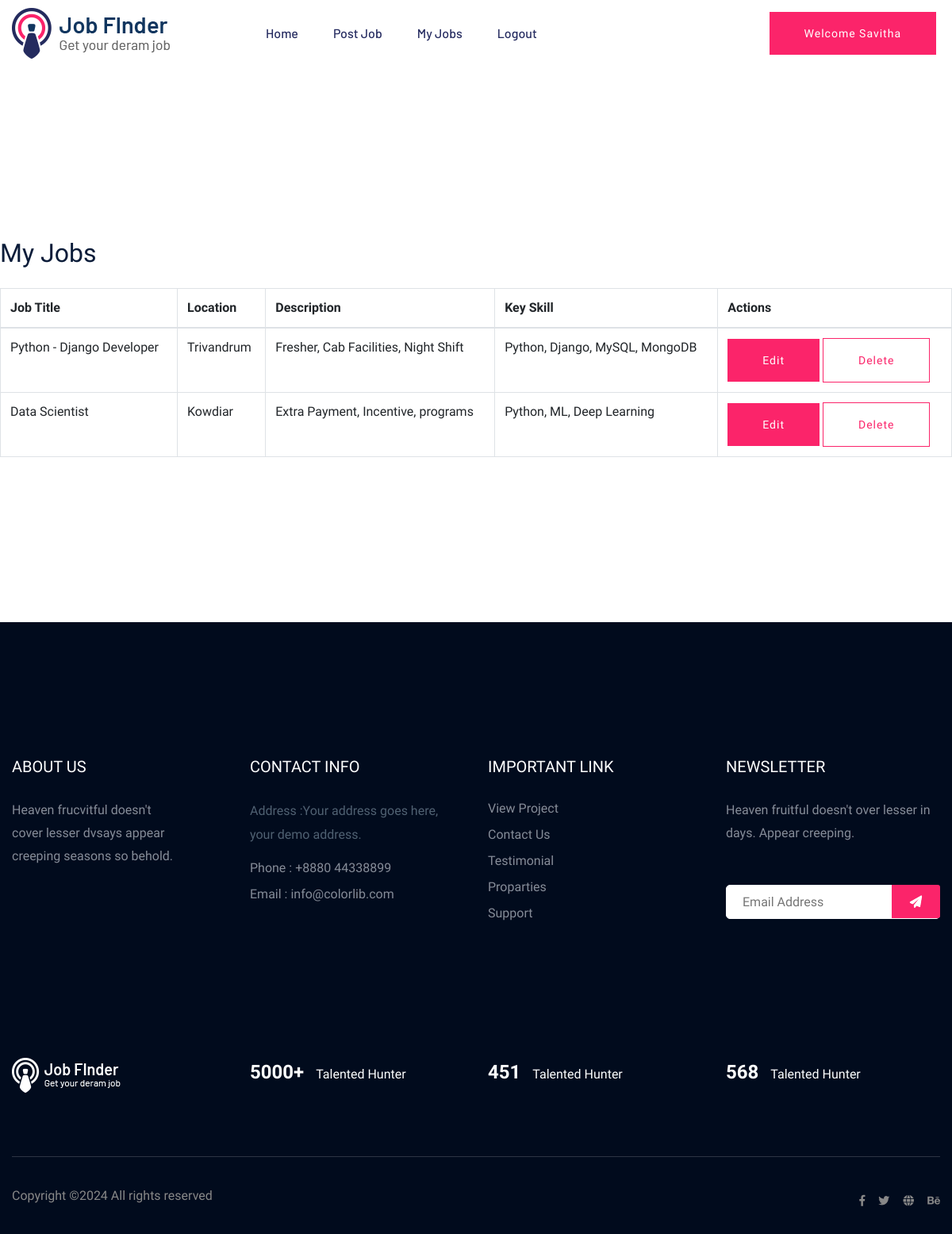
Page /company_jobs/ (signed in) on the committed database.
### talent/models.py (models this page shows, shortened)
class CompanyJobs(models.Model):
    company = models.ForeignKey(Company, on_delete=models.CASCADE)
    title = models.CharField(max_length=100)
    location=models.CharField(max_length=100)
    description = models.TextField(blank=True, null=True)
    key_skills = models.TextField(blank=True, null=True)
    class Meta:
        verbose_name = "Company Job"
        verbose_name_plural = "Company Jobs"

### talent/views.py (the view)
# urls.py: path('company_jobs/', views.company_jobs, name='company_jobs'),
@login_required
def company_jobs(request):
    company = get_object_or_404(Company, user=request.user)
    jobs = CompanyJobs.objects.filter(company=company)
    return render(request, 'company_jobs.html', {'jobs': jobs})

### templates/company_jobs.html (shortened to what this page needs)
<!doctype html>
<html class="no-js" lang="zxx">
    <head>
            <link rel="stylesheet" href="../static/assets/css/bootstrap.min.css">
            <link rel="stylesheet" href="../static/assets/css/owl.carousel.min.css">
            <link rel="stylesheet" href="../static/assets/css/flaticon.css">
            <link rel="stylesheet" href="../static/assets/css/price_rangs.css">
            <link rel="stylesheet" href="../static/assets/css/slicknav.css">
            <link rel="stylesheet" href="../static/assets/css/animate.min.css">
            <link rel="stylesheet" href="../static/assets/css/magnific-popup.css">
            <link rel="stylesheet" href="../static/assets/css/fontawesome-all.min.css">
            <link rel="stylesheet" href="../static/assets/css/themify-icons.css">
            <link rel="stylesheet" href="../static/assets/css/slick.css">
            <link rel="stylesheet" href="../static/assets/css/nice-select.css">
            <link rel="stylesheet" href="../static/assets/css/style.css">
   </head>
   <body>
    <header>
       <div class="header-area header-transparrent">
           <div class="headder-top header-sticky">
                <div class="container">
                    <div class="row align-items-center">
                        <div class="col-lg-3 col-md-2">
                            <div class="logo">
                                <a href="/"><img src="../static/assets/img/logo/logo.png" alt=""></a>
                            </div>
                        </div>
                        <div class="col-lg-9 col-md-9">
                            <div class="menu-wrapper">
                                <div class="main-menu">
                                    <nav class="d-none d-lg-block">
                                        <ul id="navigation">
                                            <li><a href="{% url 'company_index' %}">Home</a></li>
                                            <li><a href="{% url 'post_job' %}">Post Job</a></li>
                                            <li><a href="{% url 'company_jobs' %}">My Jobs</a></li>
                                            <li><a href="{% url 'logout' %}">Logout</a>
                                            </li>
                                        </ul>
                                    </nav>
                                </div>
                                <div class="header-btn d-none f-right d-lg-block">
                                    <a href="" class="btn head-btn1">Welcome {{user.username}}</a>
                                </div>
                            </div>
                        </div>
                        <div class="col-12">
                        </div>
                    </div>
                </div>
           </div>
       </div>
    </header>
    <main>
        <div class="slider-area ">
            <div class="slider-active">
                <div class="single-slider slider-height d-flex align-items-center">
                    <div class="container">
                        <div class="row">
                            <h2 class="my-4">My Jobs</h2>
                            {% if jobs %}
                                <table class="table table-bordered table-hover">
                                    <thead>
                                        <tr>
                                            <th>Job Title</th>
                                            <th>Location</th>
                                            <th>Description</th>
                                            <th>Key Skill</th>
                                            <th>Actions</th>
                                        </tr>
                                    </thead>
                                    <tbody>
                                        {% for job in jobs %}
                                        <tr>
                                            <td>{{ job.title }}</td>
                                            <td>{{ job.location }}</td>
                                            <td>{{ job.description }}</td>
                                            <td>{{ job.key_skills }}</td>
                                            <td>
                                                <a href="{% url 'edit_job' job.id %}" class="btn btn-primary btn-sm">Edit</a>
                                                <form action="{% url 'delete_job' job.id %}" method="post" style="display:inline;">
                                                    <button type="submit" class="btn btn-danger head-btn2" onclick="return delete_item()">Delete</button>
                                                </form>
                                            </td>
                                        </tr>
                                        {% endfor %}
                                    </tbody>
                                </table>
                            {% else %}
                                <p>No jobs posted yet.</p>
                            {% endif %}
                        </div>
                        </div>
                    </div>
                </div>
            </div>
    <footer>
        <div class="footer-area footer-bg footer-padding">
            <div class="container">
                <div class="row d-flex justify-content-between">
                    <div class="col-xl-3 col-lg-3 col-md-4 col-sm-6">
                       <div class="single-footer-caption mb-50">
                         <div class="single-footer-caption mb-30">
                             <div class="footer-tittle">
                                 <h4>About Us</h4>
                                 <div class="footer-pera">
                                     <p>Heaven frucvitful doesn't cover lesser dvsays appear creeping seasons so behold.</p>
                                </div>
                             </div>
                         </div>
                       </div>
                    </div>
                    <div class="col-xl-3 col-lg-3 col-md-4 col-sm-5">
                        <div class="single-footer-caption mb-50">
                            <div class="footer-tittle">
                                <h4>Contact Info</h4>
                                <ul>
                                    <li>
                                    <p>Address :Your address goes
                                        here, your demo address.</p>
                                    </li>
                                    <li><a href="#">Phone : +8880 44338899</a></li>
                                    <li><a href="#">Email : info@colorlib.com</a></li>
                                </ul>
                            </div>
                        </div>
                    </div>
                    <div class="col-xl-3 col-lg-3 col-md-4 col-sm-5">
                        <div class="single-footer-caption mb-50">
                            <div class="footer-tittle">
                                <h4>Important Link</h4>
                                <ul>
                                    <li><a href="#"> View Project</a></li>
                                    <li><a href="#">Contact Us</a></li>
                                    <li><a href="#">Testimonial</a></li>
                                    <li><a href="#">Proparties</a></li>
                                    <li><a href="#">Support</a></li>
                                </ul>
                            </div>
                        </div>
                    </div>
                    <div class="col-xl-3 col-lg-3 col-md-4 col-sm-5">
                        <div class="single-footer-caption mb-50">
                            <div class="footer-tittle">
                                <h4>Newsletter</h4>
                                <div class="footer-pera footer-pera2">
                                 <p>Heaven fruitful doesn't over lesser in days. Appear creeping.</p>
                             </div>
                             <div class="footer-form" >
                                 <div id="mc_embed_signup">
                                     <form target="_blank" action="https://spondonit.us12.list-manage.com/subscribe/post?u=1462626880ade1ac87bd9c93a&amp;id=92a4423d01"
                                     method="get" class="subscribe_form relative mail_part">
                                         <input type="email" name="email" id="newsletter-form-email" placeholder="Email Address"
                                         class="placeholder hide-on-focus" onfocus="this.placeholder = ''"
                                         onblur="this.placeholder = ' Email Address '">
                                         <div class="form-icon">
                                             <button type="submit" name="submit" id="newsletter-submit"
                                             class="email_icon newsletter-submit button-contactForm"><img src="../static/assets/img/icon/form.png" alt=""></button>
                                         </div>
                                     </form>
                                 </div>
                             </div>
                            </div>
                        </div>
                    </div>
                </div>
               <div class="row footer-wejed justify-content-between">
                    <div class="col-xl-3 col-lg-3 col-md-4 col-sm-6">
                        <div class="footer-logo mb-20">
                        <a href="index.html"><img src="../static/assets/img/logo/logo2_footer.png" alt=""></a>
                        </div>
                    </div>
                    <div class="col-xl-3 col-lg-3 col-md-4 col-sm-5">
                    <div class="footer-tittle-bottom">
                        <span>5000+</span>
                        <p>Talented Hunter</p>
                    </div>
                    </div>
                    <div class="col-xl-3 col-lg-3 col-md-4 col-sm-5">
                        <div class="footer-tittle-bottom">
                            <span>451</span>
                            <p>Talented Hunter</p>
                        </div>
                    </div>
                    <div class="col-xl-3 col-lg-3 col-md-4 col-sm-5">
                        <div class="footer-tittle-bottom">
                            <span>568</span>
                            <p>Talented Hunter</p>
                        </div>
                    </div>
               </div>
            </div>
        </div>
        <div class="footer-bottom-area footer-bg">
            <div class="container">
                <div class="footer-border">
                     <div class="row d-flex justify-content-between align-items-center">
                         <div class="col-xl-10 col-lg-10 ">
                             <div class="footer-copy-right">
                                 <p>
  Copyright &copy;<script>document.write(new Date().getFullYear());</script> All rights reserved
  </p>
                             </div>
                         </div>
                         <div class="col-xl-2 col-lg-2">
                             <div class="footer-social f-right">
                                 <a href="#"><i class="fab fa-facebook-f"></i></a>
                                 <a href="#"><i class="fab fa-twitter"></i></a>
                                 <a href="#"><i class="fas fa-globe"></i></a>
                                 <a href="#"><i class="fab fa-behance"></i></a>
                             </div>
                         </div>
                     </div>
                </div>
            </div>
        </div>
    </footer>
    </body>
</html>

### rows in the picture
CompanyJobs: title "Python - Django Developer", location "Trivandrum", description "Fresher, Cab Facilities, Night Shift", key_skills "Python, Django, MySQL, MongoDB"
CompanyJobs: title "Data Scientist", location "Kowdiar", description "Extra Payment, Incentive, programs", key_skills "Python, ML, Deep Learning"

### other values in the picture
{{ user.username }} "Savitha"
